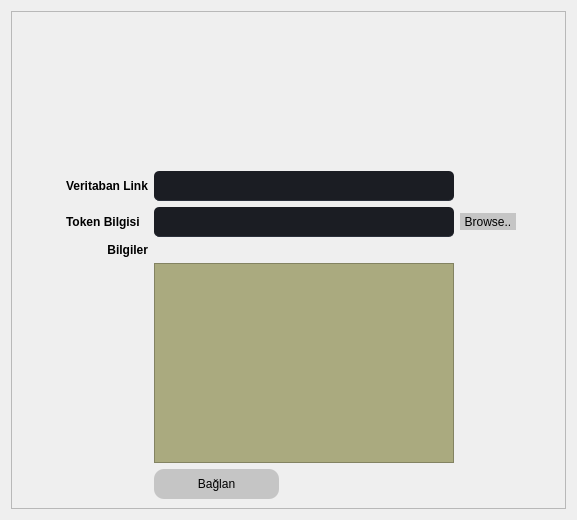
                  <widget class="QWidget" name="page_kullaniciAyar">
                   <layout class="QVBoxLayout" name="verticalLayout_19">
                    <item>
                     <widget class="QFrame" name="frame_16">
                      <property name="frameShape">
                       <enum>QFrame::StyledPanel</enum>
                      </property>
                      <property name="frameShadow">
                       <enum>QFrame::Raised</enum>
                      </property>
                      <layout class="QHBoxLayout" name="horizontalLayout_19">
                       <item>
                        <spacer name="horizontalSpacer_9">
                         <property name="orientation">
                          <enum>Qt::Horizontal</enum>
                         </property>
                         <property name="sizeHint" stdset="0">
                          <size>
                           <width>40</width>
                           <height>20</height>
                          </size>
                         </property>
                        </spacer>
                       </item>
                       <item>
                        <layout class="QGridLayout" name="gridLayout_4">
                         <property name="leftMargin">
                          <number>5</number>
                         </property>
                         <property name="topMargin">
                          <number>150</number>
                         </property>
                         <property name="verticalSpacing">
                          <number>6</number>
                         </property>
                         <item row="1" column="0">
                          <widget class="QLabel" name="label_26">
                           <property name="font">
                            <font>
                             <weight>75</weight>
                             <bold>true</bold>
                            </font>
                           </property>
                           <property name="text">
                            <string>Token Bilgisi</string>
                           </property>
                          </widget>
                         </item>
                         <item row="1" column="2">
                          <widget class="QToolButton" name="toolButton">
                           <property name="styleSheet">
                            <string notr="true">QToolButton{
background-color: rgb(197, 197, 197);
color: #000;
border-radius:10px;

}
QToolButtonn:hover{
background-color: rgb(85, 170, 127);

}
QToolButton:pressed{
background-color: rgb(0, 220, 220);
}</string>
                           </property>
                           <property name="text">
                            <string>Browse..</string>
                           </property>
                          </widget>
                         </item>
                         <item row="0" column="1">
                          <widget class="QLineEdit" name="ln_dbAdres">
                           <property name="minimumSize">
                            <size>
                             <width>300</width>
                             <height>30</height>
                            </size>
                           </property>
                           <property name="maximumSize">
                            <size>
                             <width>300</width>
                             <height>30</height>
                            </size>
                           </property>
                           <property name="styleSheet">
                            <string notr="true">background-color: rgb(27, 29, 35);

border-radius: 5px;
border-bottom: 1px solid rgb(44, 49, 60);
gridline-color:rgb(255, 170, 0);
font: 63 italic 11pt &quot;Segoe UI Semibold&quot;;
</string>
                           </property>
                          </widget>
                         </item>
                         <item row="0" column="0">
                          <widget class="QLabel" name="label_24">
                           <property name="font">
                            <font>
                             <weight>75</weight>
                             <bold>true</bold>
                            </font>
                           </property>
                           <property name="text">
                            <string>Veritaban Link</string>
                           </property>
                           <property name="alignment">
                            <set>Qt::AlignCenter</set>
                           </property>
                          </widget>
                         </item>
                         <item row="1" column="1">
                          <widget class="QLineEdit" name="ln_token">
                           <property name="minimumSize">
                            <size>
                             <width>300</width>
                             <height>30</height>
                            </size>
                           </property>
                           <property name="maximumSize">
                            <size>
                             <width>300</width>
                             <height>30</height>
                            </size>
                           </property>
                           <property name="styleSheet">
                            <string notr="true">background-color: rgb(27, 29, 35);

border-radius: 5px;
border-bottom: 1px solid rgb(44, 49, 60);
gridline-color:rgb(255, 170, 0);
font: 63 italic 11pt &quot;Segoe UI Semibold&quot;;
</string>
                           </property>
                          </widget>
                         </item>
                         <item row="4" column="1">
                          <widget class="QPushButton" name="btn_dbBaglan">
                           <property name="minimumSize">
                            <size>
                             <width>125</width>
                             <height>30</height>
                            </size>
                           </property>
                           <property name="maximumSize">
                            <size>
                             <width>125</width>
                             <height>30</height>
                            </size>
                           </property>
                           <property name="styleSheet">
                            <string notr="true">QPushButton{
background-color: rgb(197, 197, 197);
color: #000;
border-radius:10px;

}
QPushButton:hover{
background-color: rgb(85, 170, 127);

}
QPushButton:pressed{
background-color: rgb(0, 220, 220);
}</string>
                           </property>
                           <property name="text">
                            <string>Bağlan</string>
                           </property>
                          </widget>
                         </item>
                         <item row="3" column="1">
                          <widget class="QListView" name="listView">
                           <property name="minimumSize">
                            <size>
                             <width>0</width>
                             <height>200</height>
                            </size>
                           </property>
                           <property name="maximumSize">
                            <size>
                             <width>16777215</width>
                             <height>350</height>
                            </size>
                           </property>
                           <property name="sizeIncrement">
                            <size>
                             <width>0</width>
                             <height>200</height>
                            </size>
                           </property>
                           <property name="styleSheet">
                            <string notr="true">background-color: rgb(170, 170, 127);</string>
                           </property>
                          </widget>
                         </item>
                         <item row="2" column="0">
                          <widget class="QLabel" name="label_27">
                           <property name="font">
                            <font>
                             <weight>75</weight>
                             <bold>true</bold>
                            </font>
                           </property>
                           <property name="text">
                            <string>Bilgiler</string>
                           </property>
                           <property name="alignment">
                            <set>Qt::AlignRight|Qt::AlignTrailing|Qt::AlignVCenter</set>
                           </property>
                          </widget>
                         </item>
                        </layout>
                       </item>
                       <item>
                        <spacer name="horizontalSpacer_8">
                         <property name="orientation">
                          <enum>Qt::Horizontal</enum>
                         </property>
                         <property name="sizeHint" stdset="0">
                          <size>
                           <width>40</width>
                           <height>20</height>
                          </size>
                         </property>
                        </spacer>
                       </item>
                      </layout>
                     </widget>
                    </item>
                   </layout>
                  </widget>
